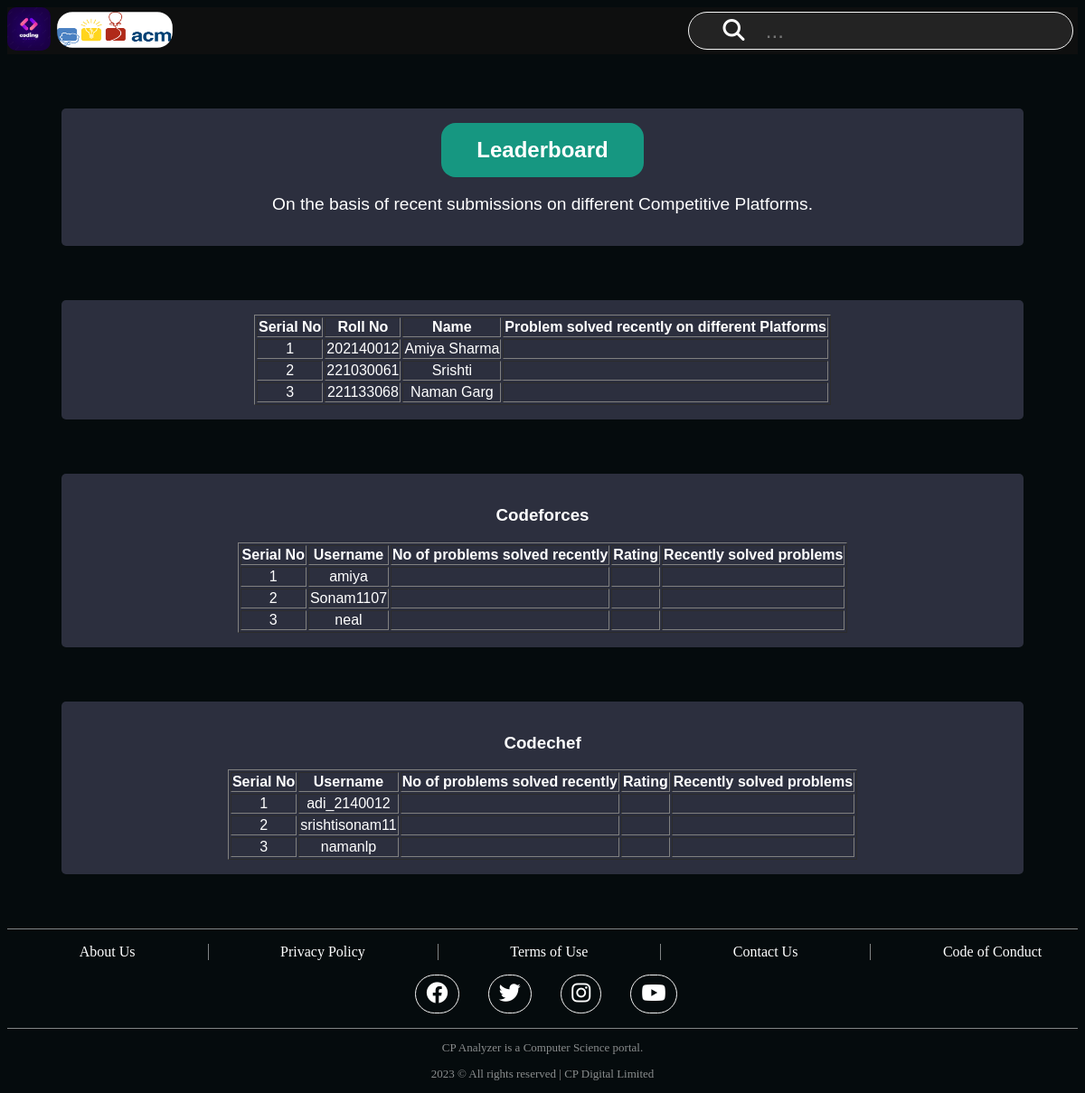
Page /leaderboard/ (signed in) on the committed database.
### home/models.py (models this page shows, shortened)
class Member(models.Model):
    rollNo = models.IntegerField(primary_key=True)
    name = models.CharField(max_length=100)
    email = models.EmailField()
    codechef_user = models.CharField(max_length=50)
    codeforces_user = models.CharField(max_length=50)
    leetcode_user = models.CharField(max_length=50)

### home/views.py (the view)
# urls.py: path('leaderboard/', leaderboard, name="leaderboard"),
@login_required(login_url="/login/")
def leaderboard(request):
    members = Member.objects.all()
    codechef_list = [member.codechef_user for member in members]
    codeforces_list = [member.codeforces_user for member in members]
    return render(request, "leaderboard.html", context = {'page': "LeaderBorad",'codechef_list':codechef_list,'codeforces_list':codeforces_list,'members': members})

### templates/leaderboard.html
{% extends 'base.html' %}
{% block body %}
    <div class="board_div" id="leaderboard_div">
        <div id="leaderboard">Leaderboard</div>
        <p class="board_line">On the basis of recent submissions on different Competitive Platforms. </p>
    </div>
    <div class="board_div" id="leaderboard_div">
      <table border="1">
        <thead>
            <tr>
                <th>Serial No</th>
                <th>Roll No</th>
                <th>Name</th>
                <th>Problem solved recently on different Platforms</th>
            </tr>
        </thead>
        <tbody>
            {% for member in members %}
            <tr>
                <td>{{ forloop.counter }}</td>
                <td>{{ member.rollNo }}</td>
                <td>{{ member.name }}</td>
                <td>{{ member.total_problem }}</td>
            </tr>
            {% endfor %}
        </tbody>
      </table>
    </div>
    <div class="board_div" id="leaderboard_div">
      <h3>Codeforces</h3>
      <table border="1">
        <thead>
            <tr>
                <th>Serial No</th>
                <th>Username</th>
                <th>No of problems solved recently</th>
                <th>Rating</th>
                <th>Recently solved problems</th>
            </tr>
        </thead>
        <tbody>
            {% for member in members %}
            <tr>
                <td>{{ forloop.counter }}</td>
                <td>{{ member.codeforces_user }}</td>
                <td>{{ member.codeforces_problem }}</td>
                <td>{{ member.codeforces_rating }}</td>
                <td><a href="{{ member.codeforces_recent }}">{{ member.codeforces_recent }}</a></td>
            </tr>
            {% endfor %}
        </tbody>
      </table>
    </div>
    <div class="board_div" id="leaderboard_div">
      <h3>Codechef</h3>
      <table border="1">
        <thead>
            <tr>
                <th>Serial No</th>
                <th>Username</th>
                <th>No of problems solved recently</th>
                <th>Rating</th>
                <th>Recently solved problems</th>
            </tr>
        </thead>
        <tbody>
            {% for member in members %}
            <tr>
                <td>{{ forloop.counter }}</td>
                <td>{{ member.codechef_user }}</td>
                <td>{{ member.codechef_problem }}</td>
                <td>{{ member.codechef_rating }}</td>
                <td>{{ member. }}</td>
            </tr>
            {% endfor %}
        </tbody>
      </table>
    </div>
{% endblock body %}

### templates/base.html (shortened to what this page needs)
{% load static %}
<!DOCTYPE html>
<html lang="en">
<head>
    <link rel="stylesheet" href="{% static 'style.css' %}">
    <link rel="stylesheet" href="https://cdnjs.cloudflare.com/ajax/libs/font-awesome/6.4.0/css/all.min.css">
</head>
<body>
    <div class="nav_bar1">
        <div class="logo_icon">
            <img id="Nav_icon" src="{% static '\Images\Favicon.avif' %}" alt="icon">
            <img id="Nav_logo" src="{% static '\Images\Logo.png' %}" alt="logo">
        </div>
        <div class="search">
            <div class="magnifing_glass logo">
                <i class="fa-solid fa-magnifying-glass fa-xl" style="color: #ffffff;"></i>
            </div>
            <div class="search_bar">
                <input id="CP_search" type="text" placeholder="...">
            </div>
        </div>
    </div>
    {% block body %}{% endblock body %}
    <div class="footer_1">
        <ul class="footer_1_upper" type="None">
            <li> About Us </li>
            <li> Privacy Policy </li>
            <li> Terms of Use</li>
            <li> Contact Us </li>
            <li> Code of Conduct </li>
        </ul>
        <ul class="social_icons" type="None">
            <li id="Facebook"><i class="fa-brands fa-facebook fa-xl" style="color: #ffffff;"></i></li>
            <li id="Twitter"><i class="fa-brands fa-twitter fa-xl" style="color: #ffffff;"></i></li>
            <li id="Instagram"><i class="fa-brands fa-instagram fa-xl" style="color: #ffffff;"></i></li>
            <li id="Youtube"><i class="fa-brands fa-youtube fa-xl" style="color: #ffffff;"></i></li>
        </ul>
    </div>
    <div class="General_info footer_2">
        <p class="General_info_para"> CP Analyzer is a Computer Science portal.</p>
        <p class="Gerenal_info_disc">
            2023 © All rights reserved | CP Digital Limited
        </p>
    </div>
</body>
</html>

### static/style.css (style rules this page uses)
body { overflow-x: hidden; background-color: rgb(5, 11, 13); color: #FFFFFF; }
.nav_bar1 { background-color: rgba(16, 16, 16, 0.90); color: azure; display:flex; justify-content:space-between; align-items: center; }
#Nav_icon { height: 3rem; border-radius: 10px; }
#Nav_logo { height: 2.5rem; width: 8rem; border-radius: 20px; padding: 0.2rem; }
.search { display: flex; justify-content: space-evenly; align-items: center; border:solid 0.05px whitesmoke; border-radius: 50px; height: 1.5rem; width: 30vw; padding:0.5rem 2rem 0.5rem 2rem; margin: 0.3rem; background-color: rgba(56, 56, 56, 0.5); }
.search_bar { margin-left: 1rem; }
#CP_search { height: 1.5rem; width: 25vw; background-color: rgba(56, 56, 56, 0.0); border: 0px; font-size: 1.5rem; font-family: sans-serif,Arial, Helvetica; }
.board_div { margin:5vw; background-color:rgba(84, 85, 112, 0.5); text-align: center; padding: 1rem; color: #FFFFFF; font-family: 'Gill Sans MT', Calibri, 'Trebuchet MS', sans-serif; border-radius: 5px; }
.board_line { font-weight:500; font-size:larger; }
#leaderboard_div { display: flex; flex-direction: column; align-items: center; }
#leaderboard { background-color: rgba(0, 255, 195, 0.502); color:rgb(255, 255, 255); font-weight: bold; font-size: 1.5rem; padding:1rem; width:12rem; border-radius: 1rem; }
.footer_1 { border-top: solid 0.5px #ffffff7f; border-bottom: solid 0.5px #ffffff7f; color: #FFFFFF; }
.footer_1_upper { display: flex; justify-content: space-around; }
.footer_1_upper li:not(:last-child) { border-right: solid 0.5px #ffffff7f; padding-right:5rem; }
.social_icons { display: flex; justify-content:center; }
.social_icons li { margin-right: 2rem; border: solid 1px whitesmoke; padding:0.7rem; border-radius: 50px; }
.footer_2 { color: #ffffff87; margin-left: 3vw; margin-right: 3vw; text-align: center; font-size: small; font-weight:lighter; }

### rows in the picture
Member: rollNo "202140012", name "Amiya Sharma", codeforces_user "amiya", codechef_user "adi_2140012"
Member: rollNo "221030061", name "Srishti", codeforces_user "Sonam1107", codechef_user "srishtisonam11"
Member: rollNo "221133068", name "Naman Garg", codeforces_user "neal", codechef_user "namanlp"
